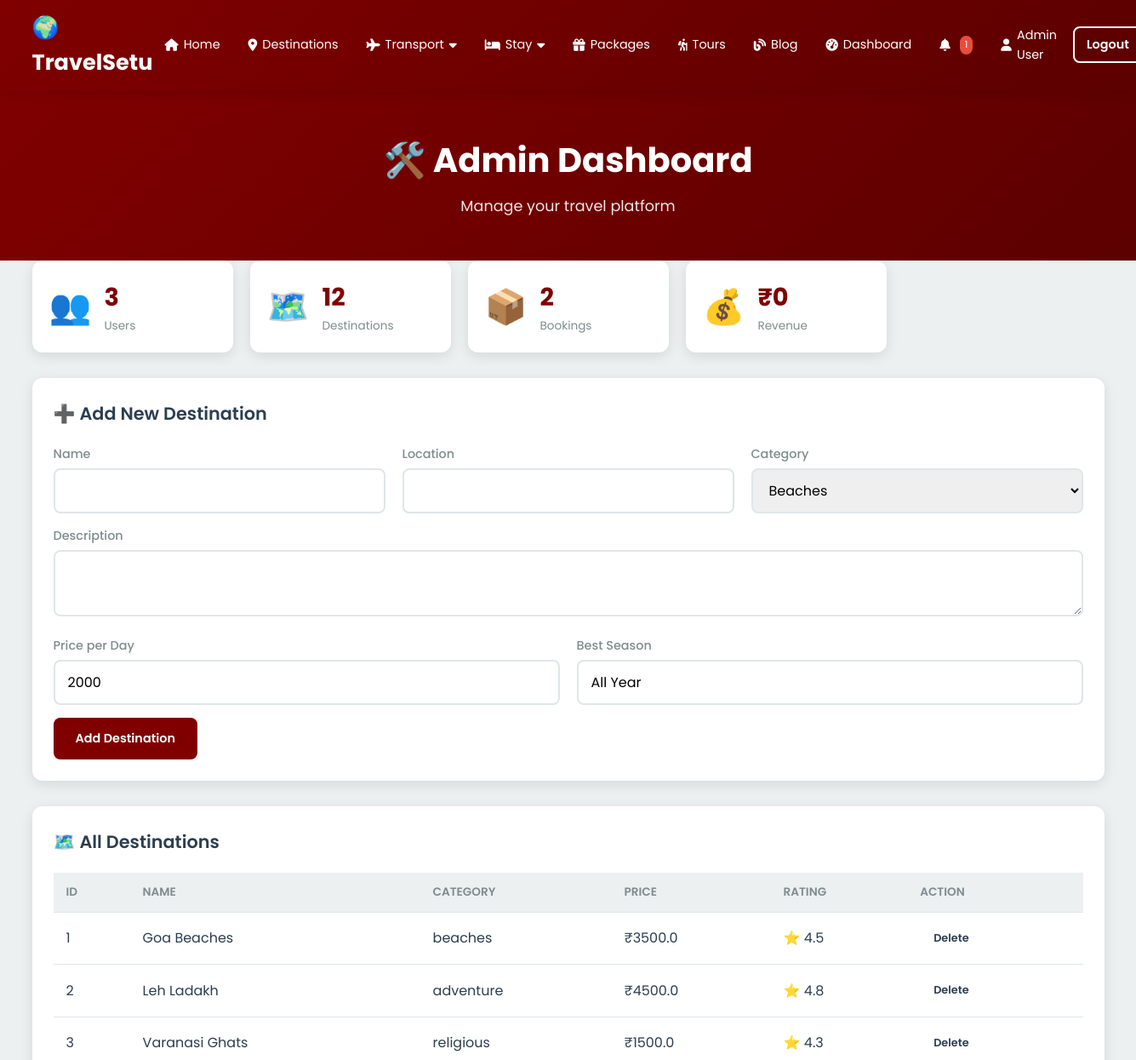
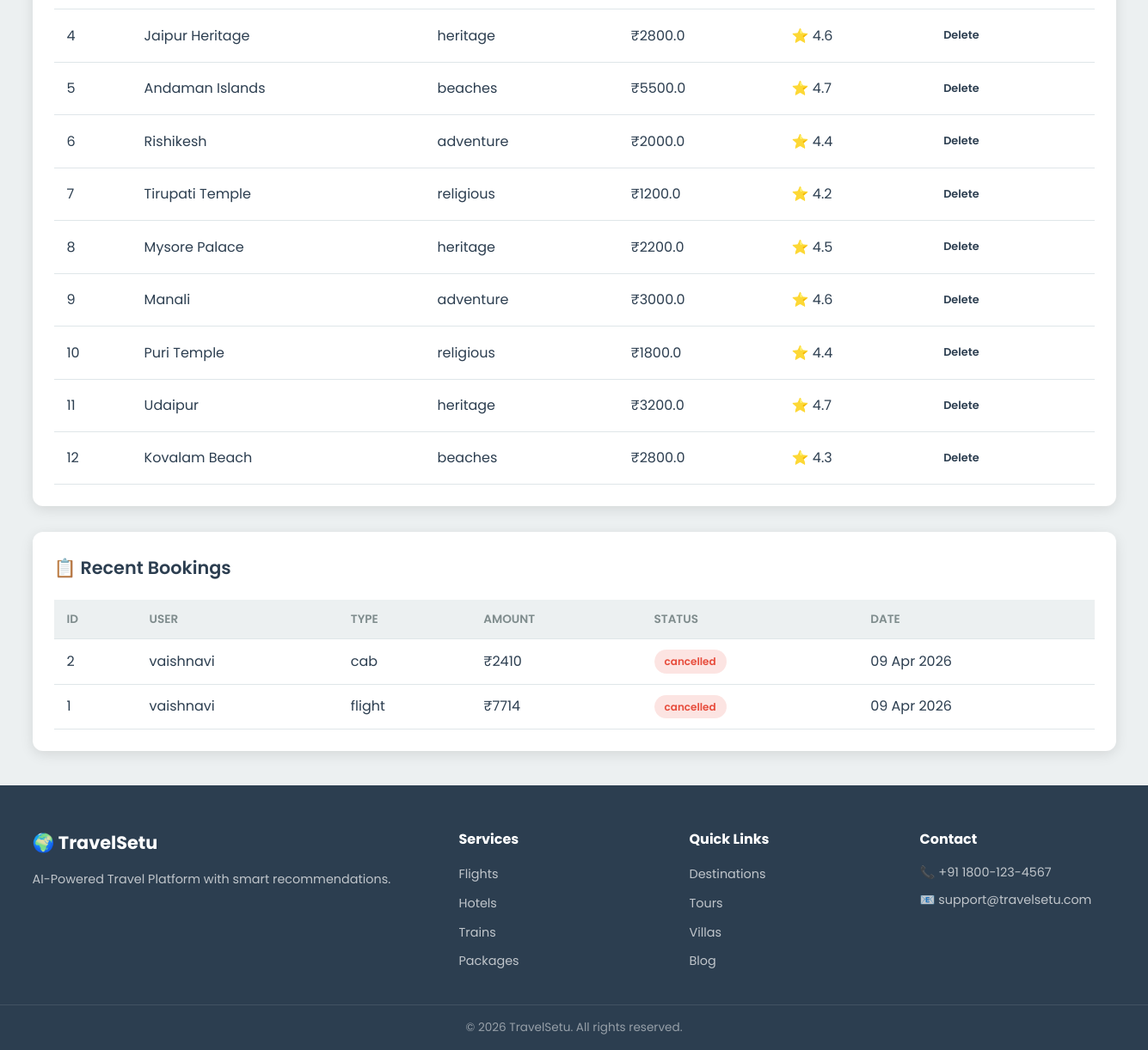
The page /admin/dashboard (signed in) on the database its author committed (2 pictures, top to bottom).
### app.py (models this page shows, shortened)
class User(UserMixin, db.Model):
    __tablename__ = 'users'
    id = db.Column(db.Integer, primary_key=True)
    username = db.Column(db.String(80), unique=True, nullable=False)
    email = db.Column(db.String(120), unique=True, nullable=False)
    password_hash = db.Column(db.String(256), nullable=False)
    full_name = db.Column(db.String(100))
    phone = db.Column(db.String(15))
    role = db.Column(db.String(20), default='user')
    is_verified = db.Column(db.Boolean, default=True)
    is_active_user = db.Column(db.Boolean, default=True)
    created_at = db.Column(db.DateTime, default=datetime.utcnow)
    preferences = db.Column(db.String(500), default='beaches,adventure')
    bookings = db.relationship('Booking', backref='user', lazy=True)
    reviews = db.relationship('Review', backref='user', lazy=True)

class Destination(db.Model):
    __tablename__ = 'destinations'
    id = db.Column(db.Integer, primary_key=True)
    name = db.Column(db.String(150), nullable=False)
    description = db.Column(db.Text)
    category = db.Column(db.String(50))
    location = db.Column(db.String(150))
    latitude = db.Column(db.Float, default=20.5937)
    longitude = db.Column(db.Float, default=78.9629)
    price_per_day = db.Column(db.Float, default=0)
    best_season = db.Column(db.String(50))
    image_url = db.Column(db.String(300))
    rating = db.Column(db.Float, default=4.0)
    total_visits = db.Column(db.Integer, default=0)
    created_at = db.Column(db.DateTime, default=datetime.utcnow)
    bookings = db.relationship('Booking', backref='destination', lazy=True)
    reviews = db.relationship('Review', backref='destination', lazy=True)

class Booking(db.Model):
    __tablename__ = 'bookings'
    id = db.Column(db.Integer, primary_key=True)
    user_id = db.Column(db.Integer, db.ForeignKey('users.id'), nullable=False)
    destination_id = db.Column(db.Integer, db.ForeignKey('destinations.id'), nullable=True)
    booking_type = db.Column(db.String(30), default='hotel')
    booking_ref = db.Column(db.String(100))
    check_in = db.Column(db.Date)
    check_out = db.Column(db.Date)
    guests = db.Column(db.Integer, default=1)
    total_price = db.Column(db.Float, default=0)
    status = db.Column(db.String(20), default='pending')
    payment_status = db.Column(db.String(20), default='unpaid')
    details = db.Column(db.Text)
    created_at = db.Column(db.DateTime, default=datetime.utcnow)

### app.py (the view)
@app.route('/admin/dashboard')
@login_required
def admin_dashboard():
    if current_user.role != 'admin':
        flash('Access denied! Admin only.', 'danger')
        return redirect(url_for('dashboard'))
    stats = {
        'total_users': User.query.count(),
        'total_destinations': Destination.query.count(),
        'total_bookings': Booking.query.count(),
        'total_revenue': db.session.query(db.func.sum(Booking.total_price)).filter_by(
            status='confirmed').scalar() or 0,
        'pending_bookings': Booking.query.filter_by(status='pending').count(),
        'recent_bookings': Booking.query.order_by(Booking.created_at.desc()).limit(10).all(),
        'recent_users': User.query.order_by(User.created_at.desc()).limit(10).all(),
        'all_destinations': Destination.query.order_by(Destination.created_at.desc()).all()
    }
    return render_template('admin_dashboard.html', stats=stats)

### app.py (called while the page is built)
@login_manager.user_loader
def load_user(user_id):
    return User.query.get(int(user_id))

@app.context_processor
def inject_globals():
    unread_count = 0
    if current_user.is_authenticated:
        unread_count = Notification.query.filter_by(
            user_id=current_user.id, is_read=False).count()
    return {
        'unread_notifications': unread_count,
        'current_year': datetime.now().year,
        'all_categories': ['adventure', 'religious', 'beaches', 'heritage'],
        'get_destination_image': get_destination_image,
    }

### templates/admin_dashboard.html (shortened to what this page needs)
{% extends "base.html" %}
{% block content %}
<div class="page-header">
    <h1>🛠️ Admin Dashboard</h1>
    <p>Manage your travel platform</p>
</div>
<div class="container">
    <div class="grid grid-4 mb-30">
        <div class="stat-card">
            <div class="stat-icon">👥</div>
            <div class="stat-info">
                <h3>{{ stats.total_users }}</h3>
                <p>Users</p>
            </div>
        </div>
        <div class="stat-card">
            <div class="stat-icon">🗺️</div>
            <div class="stat-info">
                <h3>{{ stats.total_destinations }}</h3>
                <p>Destinations</p>
            </div>
        </div>
        <div class="stat-card">
            <div class="stat-icon">📦</div>
            <div class="stat-info">
                <h3>{{ stats.total_bookings }}</h3>
                <p>Bookings</p>
            </div>
        </div>
        <div class="stat-card">
            <div class="stat-icon">💰</div>
            <div class="stat-info">
                <h3>₹{{ "%.0f"|format(stats.total_revenue) }}</h3>
                <p>Revenue</p>
            </div>
        </div>
    </div>
    <div class="card mb-30">
        <h2 class="card-title">➕ Add New Destination</h2>
        <form method="POST" action="{{ url_for('add_destination') }}">
            <div class="grid grid-3">
                <div class="form-group">
                    <label>Name</label>
                    <input type="text" name="name" class="form-control" required>
                </div>
                <div class="form-group">
                    <label>Location</label>
                    <input type="text" name="location" class="form-control" required>
                </div>
                <div class="form-group">
                    <label>Category</label>
                    <select name="category" class="form-control">
                        <option value="beaches">Beaches</option>
                    </select>
                </div>
            </div>
            <div class="form-group">
                <label>Description</label>
                <textarea name="description" class="form-control" rows="2"></textarea>
            </div>
            <div class="grid grid-2">
                <div class="form-group">
                    <label>Price per Day</label>
                    <input type="number" name="price" class="form-control" value="2000">
                </div>
                <div class="form-group">
                    <label>Best Season</label>
                    <input type="text" name="season" class="form-control" value="All Year">
                </div>
            </div>
            <button type="submit" class="btn btn-primary">Add Destination</button>
        </form>
    </div>
    <div class="card mb-30">
        <h2 class="card-title">🗺️ All Destinations</h2>
        <div class="table-responsive">
            <table class="table">
                <thead>
                    <tr>
                        <th>ID</th>
                        <th>Name</th>
                        <th>Category</th>
                        <th>Price</th>
                        <th>Rating</th>
                        <th>Action</th>
                    </tr>
                </thead>
                <tbody>
                    {% for d in stats.all_destinations %}
                    <tr>
                        <td>{{ d.id }}</td>
                        <td>{{ d.name }}</td>
                        <td>{{ d.category }}</td>
                        <td>₹{{ d.price_per_day }}</td>
                        <td>⭐ {{ d.rating }}</td>
                        <td>
                            <a href="{{ url_for('delete_destination', id=d.id) }}"
                               class="btn btn-sm btn-danger"
                               onclick="return confirm('Delete this destination?')">Delete</a>
                        </td>
                    </tr>
                    {% endfor %}
                </tbody>
            </table>
        </div>
    </div>
    <div class="card">
        <h2 class="card-title">📋 Recent Bookings</h2>
        <div class="table-responsive">
            <table class="table">
                <thead>
                    <tr>
                        <th>ID</th>
                        <th>User</th>
                        <th>Type</th>
                        <th>Amount</th>
                        <th>Status</th>
                        <th>Date</th>
                    </tr>
                </thead>
                <tbody>
                    {% for b in stats.recent_bookings %}
                    <tr>
                        <td>{{ b.id }}</td>
                        <td>{{ b.user.username }}</td>
                        <td>{{ b.booking_type }}</td>
                        <td>₹{{ "%.0f"|format(b.total_price) }}</td>
                        <td><span class="status-badge status-{{ b.status }}">{{ b.status }}</span></td>
                        <td>{{ b.created_at.strftime('%d %b %Y') }}</td>
                    </tr>
                    {% endfor %}
                </tbody>
            </table>
        </div>
    </div>
</div>
{% endblock %}

### templates/base.html (shortened to what this page needs)
<!DOCTYPE html>
<html lang="en">
<head>
    <link rel="stylesheet" href="{{ url_for('static', filename='style.css') }}">
    <link rel="stylesheet" href="https://cdnjs.cloudflare.com/ajax/libs/font-awesome/6.4.0/css/all.min.css">
</head>
<body>
<nav class="navbar">
    <div class="nav-container">
        <a href="{{ url_for('index') }}" class="logo">🌍 TravelSetu</a>
        <ul class="nav-menu" id="navMenu">
            <li><a href="{{ url_for('index') }}"><i class="fas fa-home"></i> Home</a></li>
            <li><a href="{{ url_for('destinations') }}"><i class="fas fa-map-marker-alt"></i> Destinations</a></li>
            <li class="dropdown">
                <a href="#"><i class="fas fa-plane"></i> Transport <i class="fas fa-caret-down"></i></a>
            </li>
            <li class="dropdown">
                <a href="#"><i class="fas fa-bed"></i> Stay <i class="fas fa-caret-down"></i></a>
            </li>
            <li><a href="{{ url_for('packages') }}"><i class="fas fa-gift"></i> Packages</a></li>
            <li><a href="{{ url_for('tours') }}"><i class="fas fa-hiking"></i> Tours</a></li>
            <li><a href="{{ url_for('blog') }}"><i class="fas fa-blog"></i> Blog</a></li>
            {% if current_user.is_authenticated %}
                <li><a href="{{ url_for('dashboard') }}"><i class="fas fa-tachometer-alt"></i> Dashboard</a></li>
                <li>
                    <a href="{{ url_for('notifications') }}">
                        <i class="fas fa-bell"></i>
                        {% if unread_notifications > 0 %}
                            <span class="badge">{{ unread_notifications }}</span>
                        {% endif %}
                    </a>
                </li>
                <li><a href="{{ url_for('profile') }}"><i class="fas fa-user"></i> {{ current_user.full_name }}</a></li>
                <li><a href="{{ url_for('logout') }}" class="btn btn-outline-light btn-sm">Logout</a></li>
            {% else %}
                <li><a href="{{ url_for('login') }}" class="btn btn-outline-light btn-sm">Login</a></li>
                <li><a href="{{ url_for('register') }}" class="btn btn-gold btn-sm">Register</a></li>
            {% endif %}
        </ul>
    </div>
</nav>
<main class="main-content">
    {% block content %}{% endblock %}
</main>
<footer class="footer">
    <div class="footer-container">
        <div class="footer-section">
            <h3>🌍 TravelSetu</h3>
            <p>AI-Powered Travel Platform with smart recommendations.</p>
        </div>
        <div class="footer-section">
            <h4>Services</h4>
            <ul>
                <li><a href="{{ url_for('flights') }}">Flights</a></li>
                <li><a href="{{ url_for('hotels') }}">Hotels</a></li>
                <li><a href="{{ url_for('trains') }}">Trains</a></li>
                <li><a href="{{ url_for('packages') }}">Packages</a></li>
            </ul>
        </div>
        <div class="footer-section">
            <h4>Quick Links</h4>
            <ul>
                <li><a href="{{ url_for('destinations') }}">Destinations</a></li>
                <li><a href="{{ url_for('tours') }}">Tours</a></li>
                <li><a href="{{ url_for('villas') }}">Villas</a></li>
                <li><a href="{{ url_for('blog') }}">Blog</a></li>
            </ul>
        </div>
        <div class="footer-section">
            <h4>Contact</h4>
            <p>📞 +91 1800-123-4567</p>
            <p>📧 support@travelsetu.com</p>
        </div>
    </div>
    <div class="footer-bottom">
        <p>&copy; {{ current_year }} TravelSetu. All rights reserved.</p>
    </div>
</footer>
</body>
</html>

### rows shown on the page
User: full_name "Admin User"
Destination: id "1", name "Goa Beaches", category "beaches", price_per_day "3500.0", rating "4.5"
Destination: id "2", name "Leh Ladakh", category "adventure", price_per_day "4500.0", rating "4.8"
Destination: id "3", name "Varanasi Ghats", category "religious", price_per_day "1500.0", rating "4.3"
Destination: id "4", name "Jaipur Heritage", category "heritage", price_per_day "2800.0", rating "4.6"
Destination: id "5", name "Andaman Islands", category "beaches", price_per_day "5500.0", rating "4.7"
Destination: id "6", name "Rishikesh", category "adventure", price_per_day "2000.0", rating "4.4"
Destination: id "7", name "Tirupati Temple", category "religious", price_per_day "1200.0", rating "4.2"
Destination: id "8", name "Mysore Palace", category "heritage", price_per_day "2200.0", rating "4.5"
Destination: id "9", name "Manali", category "adventure", price_per_day "3000.0", rating "4.6"
Destination: id "10", name "Puri Temple", category "religious", price_per_day "1800.0", rating "4.4"
Destination: id "11", name "Udaipur", category "heritage", price_per_day "3200.0", rating "4.7"
Destination: id "12", name "Kovalam Beach", category "beaches", price_per_day "2800.0", rating "4.3"
Booking: id "2", user.username "vaishnavi", booking_type "cab", total_price "2410", status "cancelled", created_at "09 Apr 2026"
Booking: id "1", user.username "vaishnavi", booking_type "flight", total_price "7714", status "cancelled", created_at "09 Apr 2026"

### other values the page prints
{{ unread_notifications }} "1"
{{ stats.total_users }} "3"
{{ stats.total_destinations }} "12"
{{ stats.total_bookings }} "2"
{{ "%.0f"|format(stats.total_revenue) }} "0"
